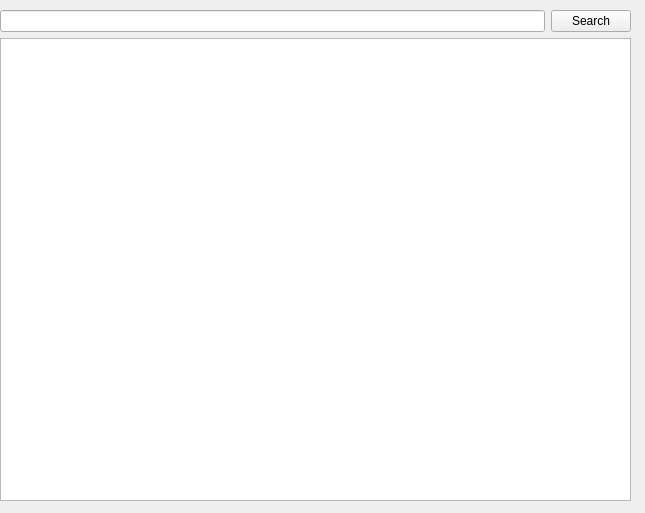
<?xml version="1.0" encoding="UTF-8"?>
<ui version="4.0">
 <class>Form</class>
 <widget class="QWidget" name="Form">
  <property name="geometry">
   <rect>
    <x>0</x>
    <y>0</y>
    <width>645</width>
    <height>513</height>
   </rect>
  </property>
  <property name="windowTitle">
   <string>Form</string>
  </property>
  <widget class="QWidget" name="Item_search" native="true">
   <property name="geometry">
    <rect>
     <x>0</x>
     <y>10</y>
     <width>631</width>
     <height>491</height>
    </rect>
   </property>
   <layout class="QGridLayout" name="gridLayout">
    <item row="0" column="0">
     <widget class="QLineEdit" name="lineEdit_Search"/>
    </item>
    <item row="0" column="1">
     <widget class="QPushButton" name="btn_Search">
      <property name="text">
       <string>Search</string>
      </property>
     </widget>
    </item>
    <item row="1" column="0" colspan="2">
     <widget class="QTableWidget" name="tableWidget_Items"/>
    </item>
   </layout>
  </widget>
 </widget>
 <resources/>
 <connections/>
</ui>
